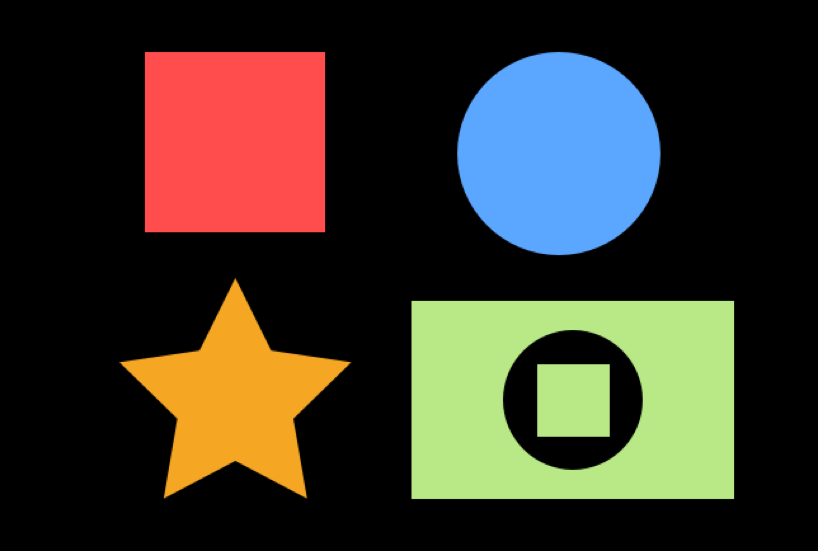
#> input picture images/shapes.png, 818 x 551 px
$ python 15_contour_detection.py
#> lines starting #> are read from the running program, lines starting #| are printed output that depends on the picture; after the words box and inside, x2 and y2 are one past the last pixel; in counts of white or black regions, pixels touching at a corner belong together
import cv2
import numpy as np

image = cv2.imread("../images/shapes.png")
#> image is the input picture: shape (551, 818, 3); mean B, G, R 41.6, 53.4, 58.8
gray  = cv2.cvtColor(image, cv2.COLOR_BGR2GRAY)
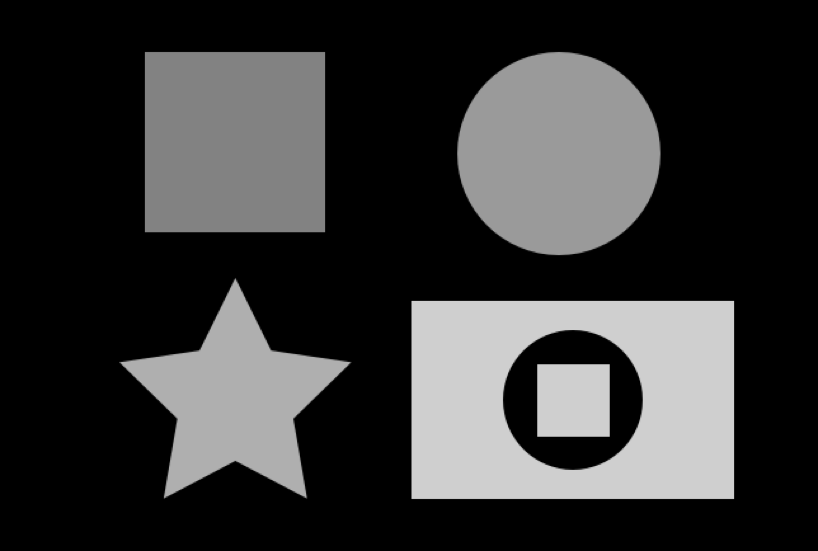
#> gray: shape (551, 818); min 0, max 207, mean 53.7

# find external contours within the image
ext_contours = cv2.findContours(gray.copy(), cv2.RETR_EXTERNAL, cv2.CHAIN_APPROX_SIMPLE)[1]
#> ext_contours = 4 contours; box (x1, y1, x2, y2) and area: (411, 300, 735, 500) 64277, (457, 51, 661, 256) 32900, (144, 51, 326, 233) 32760, (119, 277, 352, 500) 22533

# draw the contours with a yellow outline
externals_image = image.copy()
cv2.drawContours(externals_image, ext_contours, -1, (0, 255, 255), 3)
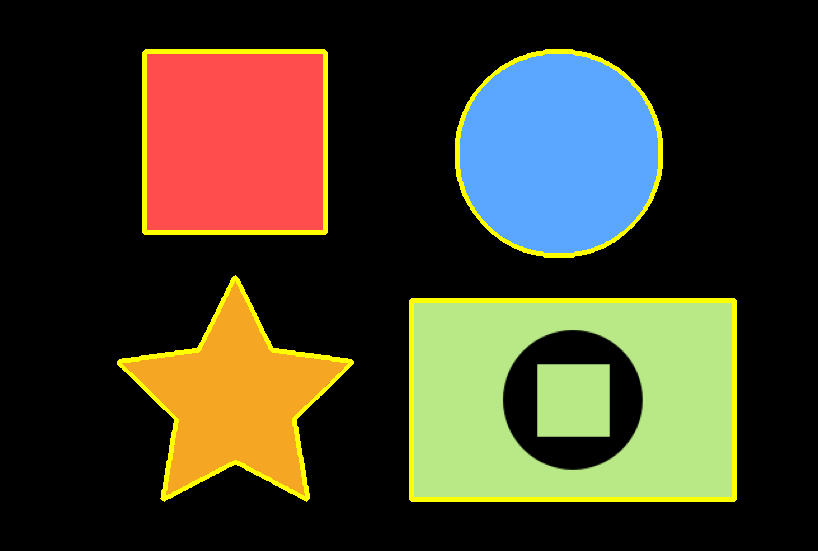
#> externals_image: shape (551, 818, 3); 3.43% of pixels changed, all inside (x1, y1, x2, y2) = (117, 49, 737, 502)

# find all contours within the image
all_contours = cv2.findContours(gray.copy(), cv2.RETR_LIST, cv2.CHAIN_APPROX_SIMPLE)[1]
#> all_contours = 6 contours; box (x1, y1, x2, y2) and area: (411, 300, 735, 500) 64277, (457, 51, 661, 256) 32900, (144, 51, 326, 233) 32760, (119, 277, 352, 500) 22533, (504, 331, 642, 469) 14906, (537, 364, 610, 437) 5184

# draw the contours with a yellow outline
all_image = image.copy()
cv2.drawContours(all_image, all_contours, -1, (0, 255, 255), 3)
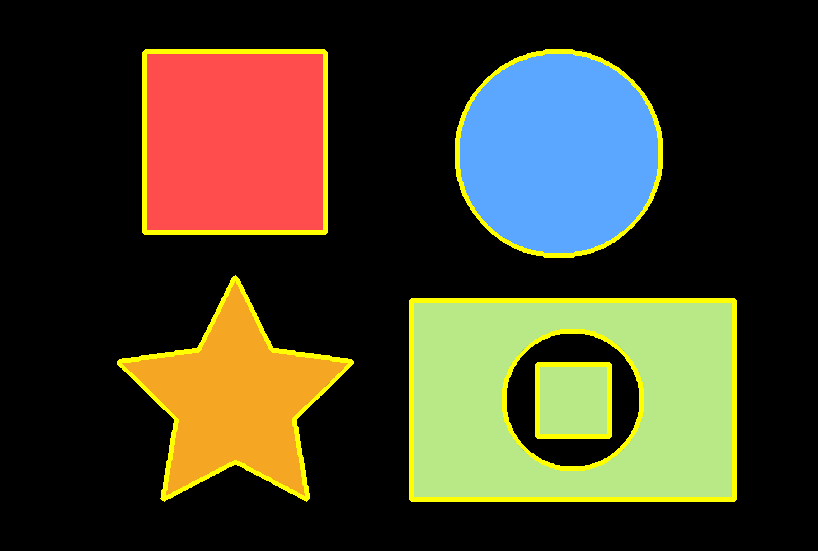
#> all_image: shape (551, 818, 3); 4.18% of pixels changed, all inside (x1, y1, x2, y2) = (117, 49, 737, 502)

# if you're running on the online VM, run this:
cv2.imwrite("shapes_contours_external.png", externals_image)
cv2.imwrite("shapes_contours_all.png", all_image)

# if you're running on your own local machine, you can view it directly
# by uncommenting these lines:
# cv2.imshow("External Contours", externals_image)
# cv2.imshow("All Contours", all_image)
# cv2.waitKey(0)
